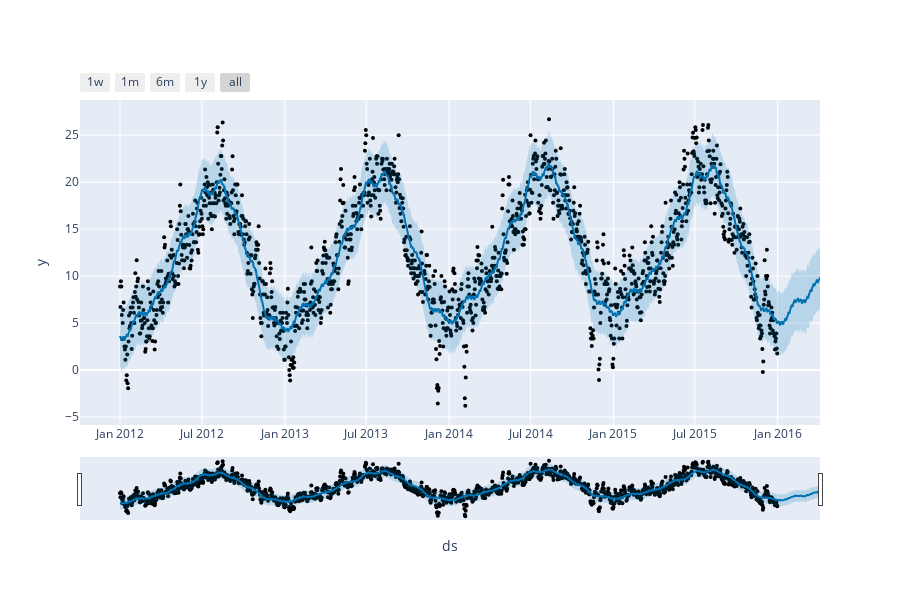

Notebook code for this chart:
### Code cell
from prophet import Prophet
from prophet.plot import plot_plotly, plot_components_plotly

time_model = Prophet()
time_model.fit(forecast_data)

forecasts = time_model.make_future_dataframe(periods=95)
prediction = time_model.predict(forecasts)

plot_plotly(time_model,prediction)

### Figure 1 — Plotly figure (JSON) as saved in the notebook; plotly's stock layout.template omitted (floating-point values rounded to 4 significant figures; data arrays with more than 128 entries replaced by an {"elided": "..."} marker saying what was removed)
{"data": [{"marker": {"color": "black", "size": 4}, "mode": "markers", "name": "Actual", "type": "scatter", "x": {"elided": "1461 str values"}, "y": {"elided": "1461 float values"}}, {"hoverinfo": "skip", "line": {"width": 0}, "mode": "lines", "type": "scatter", "x": {"elided": "1556 str values"}, "y": {"elided": "1556 float values"}}, {"fill": "tonexty", "fillcolor": "rgba(0, 114, 178, 0.2)", "line": {"color": "#0072B2", "width": 2}, "mode": "lines", "name": "Predicted", "type": "scatter", "x": {"elided": "1556 str values"}, "y": {"elided": "1556 float values"}}, {"fill": "tonexty", "fillcolor": "rgba(0, 114, 178, 0.2)", "hoverinfo": "skip", "line": {"width": 0}, "mode": "lines", "type": "scatter", "x": {"elided": "1556 str values"}, "y": {"elided": "1556 float values"}}], "layout": {"height": 600, "showlegend": false, "width": 900, "xaxis": {"rangeselector": {"buttons": [{"count": 7, "label": "1w", "step": "day", "stepmode": "backward"}, {"count": 1, "label": "1m", "step": "month", "stepmode": "backward"}, {"count": 6, "label": "6m", "step": "month", "stepmode": "backward"}, {"count": 1, "label": "1y", "step": "year", "stepmode": "backward"}, {"step": "all"}]}, "rangeslider": {"visible": true}, "title": {"text": "ds"}, "type": "date"}, "yaxis": {"title": {"text": "y"}}}}
